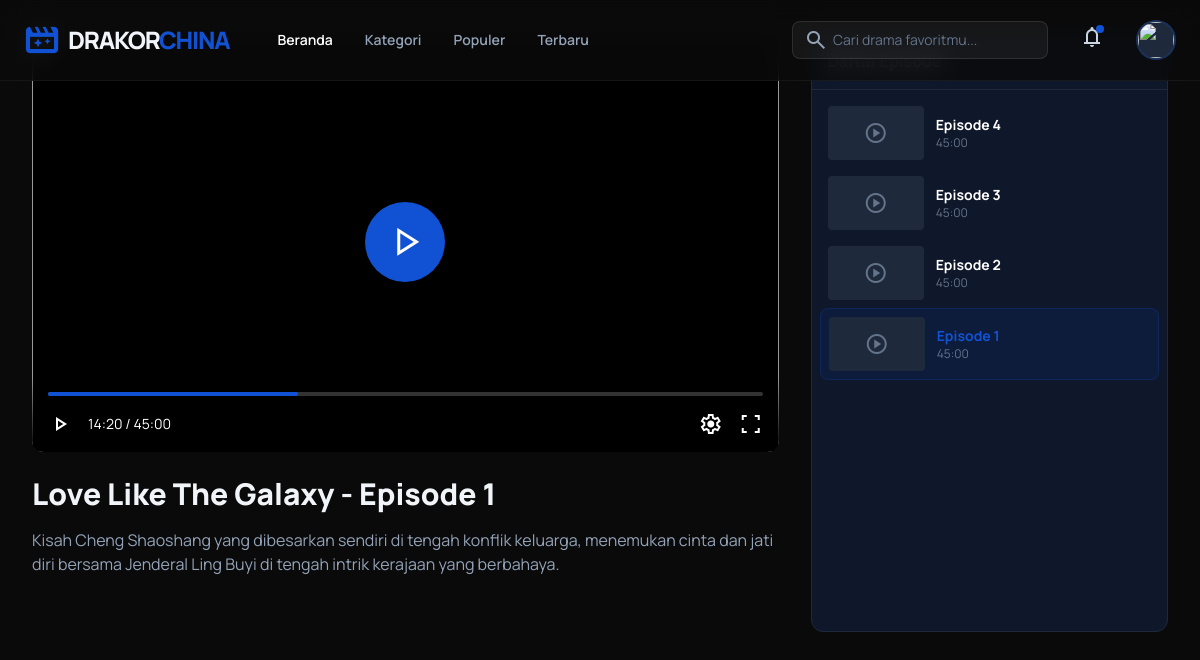
The page /watch.php?id=1&ep=1 on the database its author committed.
### tables this page shows
CREATE TABLE dramas (
    id INT AUTO_INCREMENT PRIMARY KEY,
    title VARCHAR(255) NOT NULL,
    description TEXT,
    release_year INT,
    rating DECIMAL(3,1),
    poster_url VARCHAR(500),
    banner_url VARCHAR(500),
    status VARCHAR(50),
    total_episodes INT,
    age_rating VARCHAR(10),
    is_trending BOOLEAN DEFAULT FALSE,
    created_at TIMESTAMP DEFAULT CURRENT_TIMESTAMP
);

CREATE TABLE episodes (
    id INT AUTO_INCREMENT PRIMARY KEY,
    drama_id INT,
    episode_number INT,
    title VARCHAR(255),
    video_url VARCHAR(500),
    thumbnail_url VARCHAR(500),
    duration VARCHAR(50),
    FOREIGN KEY (drama_id) REFERENCES dramas(id) ON DELETE CASCADE
);

### config/db.php (called while the page is built, shortened)
<?php
function e($string) {
    return htmlspecialchars($string, ENT_QUOTES, 'UTF-8');
}
?>

### watch.php (the view, shortened to what this page needs)
<?php
require_once 'config/db.php';
$id = $_GET['id'] ?? 0;
$current_ep = $_GET['ep'] ?? 1;
$stmt = $pdo->prepare("SELECT * FROM dramas WHERE id = ?");
$stmt->execute([$id]);
$drama = $stmt->fetch();
$stmt = $pdo->prepare("SELECT * FROM episodes WHERE drama_id = ? ORDER BY episode_number DESC");
$stmt->execute([$id]);
$episodes = $stmt->fetchAll();
include 'includes/header.php';
?>
<div class="min-h-screen bg-background-dark flex flex-col">
    <main class="flex-1 w-full max-w-[1440px] mx-auto p-4 lg:p-8 pt-24">
        <div class="grid grid-cols-1 lg:grid-cols-12 gap-8">
            <div class="lg:col-span-8 xl:col-span-9 space-y-6">
                <div class="aspect-video bg-black rounded-xl overflow-hidden relative group">
                    <div class="absolute inset-0 flex items-center justify-center">
                        <div class="w-20 h-20 bg-primary rounded-full flex items-center justify-center shadow-2xl cursor-pointer">
                            <span class="material-symbols-outlined text-5xl fill-1 text-white">play_arrow</span>
                        </div>
                    </div>
                    <div class="absolute bottom-0 w-full p-4 bg-gradient-to-t from-black to-transparent">
                        <div class="h-1 bg-white/20 rounded-full mb-4">
                            <div class="h-full w-[35%] bg-primary rounded-full"></div>
                        </div>
                        <div class="flex items-center justify-between text-white">
                            <div class="flex items-center gap-4"><span class="material-symbols-outlined">play_arrow</span> <span class="text-sm">14:20 / 45:00</span></div>
                            <div class="flex items-center gap-4"><span class="material-symbols-outlined">settings</span> <span class="material-symbols-outlined">fullscreen</span></div>
                        </div>
                    </div>
                </div>
                <div class="space-y-4">
                    <h1 class="text-3xl font-extrabold"><?php echo e($drama['title']); ?> - Episode <?php echo e($current_ep); ?></h1>
                    <p class="text-slate-400"><?php echo e($drama['description']); ?></p>
                </div>
            </div>
            <aside class="lg:col-span-4 xl:col-span-3">
                <div class="bg-slate-900 border border-slate-800 rounded-xl h-[600px] flex flex-col">
                    <div class="p-4 border-b border-slate-800">
                        <h3 class="font-bold">Daftar Episode</h3>
                    </div>
                    <div class="flex-1 overflow-y-auto custom-scrollbar p-2">
                        <?php foreach ($episodes as $ep): ?>
                        <a href="watch.php?id=<?php echo e($id); ?>&ep=<?php echo e($ep['episode_number']); ?>" class="flex items-center gap-3 p-2 rounded-lg cursor-pointer <?php echo $ep['episode_number'] == $current_ep ? 'bg-primary/10 border border-primary/20' : 'hover:bg-slate-800'; ?>">
                            <div class="w-24 aspect-video bg-slate-800 rounded overflow-hidden flex items-center justify-center">
                                <span class="material-symbols-outlined text-slate-500">play_circle</span>
                            </div>
                            <div>
                                <p class="text-sm font-bold <?php echo $ep['episode_number'] == $current_ep ? 'text-primary' : 'text-white'; ?>">Episode <?php echo e($ep['episode_number']); ?></p>
                                <p class="text-xs text-slate-500"><?php echo e($ep['duration']); ?></p>
                            </div>
                        </a>
                        <?php endforeach; ?>
                    </div>
                </div>
            </aside>
        </div>
    </main>
</div>
<?php include 'includes/footer.php'; ?>

### includes/header.php (shortened to what this page needs)
<!DOCTYPE html>
<html class="dark" lang="id">
<head>
    <script src="https://cdn.tailwindcss.com?plugins=forms,container-queries"></script>
    <script id="tailwind-config">
        tailwind.config = {
            darkMode: "class",
            theme: {
                extend: {
                    colors: {
                        "primary": "#1152d4",
                        "background-light": "#f6f6f8",
                        "background-dark": "#0a0a0a",
                        "card-dark": "#1e2636",
                        "accent-grey": "#92a4c9",
                    },
                    fontFamily: {
                        "display": ["Manrope", "sans-serif"]
                    },
                    borderRadius: {
                        "DEFAULT": "0.25rem",
                        "lg": "0.5rem",
                        "xl": "0.75rem",
                        "full": "9999px"
                    },
                },
            },
        }
    </script>
</head>
<body class="bg-background-light dark:bg-background-dark font-display text-slate-900 dark:text-slate-100 antialiased">
    <nav class="fixed top-0 w-full z-50 glass-nav border-b border-white/5">
        <div class="max-w-[1440px] mx-auto px-6 h-20 flex items-center justify-between">
            <div class="flex items-center gap-12">
                <a class="flex items-center gap-2 text-primary" href="index.php">
                    <span class="material-symbols-outlined text-4xl font-bold">movie_filter</span>
                    <span class="text-2xl font-extrabold tracking-tighter text-slate-100">DRAKOR<span class="text-primary">CHINA</span></span>
                </a>
                <div class="hidden md:flex items-center gap-8">
                    <a class="text-sm font-semibold hover:text-primary transition-colors text-white" href="index.php">Beranda</a>
                    <a class="text-sm font-semibold text-slate-400 hover:text-slate-100 transition-colors" href="category.php">Kategori</a>
                    <a class="text-sm font-semibold text-slate-400 hover:text-slate-100 transition-colors" href="search.php">Populer</a>
                    <a class="text-sm font-semibold text-slate-400 hover:text-slate-100 transition-colors" href="#">Terbaru</a>
                </div>
            </div>
            <div class="flex items-center gap-6">
                <form action="search.php" method="GET" class="relative group hidden lg:block">
                    <span class="material-symbols-outlined absolute left-3 top-1/2 -translate-y-1/2 text-slate-400 group-focus-within:text-primary transition-colors">search</span>
                    <input name="q" class="bg-white/5 border border-white/10 rounded-lg py-2 pl-10 pr-4 w-64 focus:w-80 focus:ring-1 focus:ring-primary focus:border-primary transition-all outline-none text-sm placeholder:text-slate-500" placeholder="Cari drama favoritmu..." type="text"/>
                </form>
                <button class="relative p-2 text-slate-300 hover:text-white transition-colors">
                    <span class="material-symbols-outlined">notifications</span>
                    <span class="absolute top-2 right-2 w-2 h-2 bg-primary rounded-full"></span>
                </button>
                <a href="profile.php" class="w-10 h-10 rounded-full bg-slate-800 border-2 border-primary/20 overflow-hidden cursor-pointer hover:border-primary transition-all">
                    <img class="w-full h-full object-cover" src="https://lh3.googleusercontent.com/aida-public/AB6AXuCniDXt6b3d3OAO6TjYfizZB7OKDfJBUu6kKQdxRMjZoEANXrLqJI9iHBeOukloKhQ4whNdNjFEIf-1kOoegnJPI4q1mFisHpiY3bSrqp1uiGIMWcfFJD8IBUfrV8m9JlVnQVq4L0dO43wyFs4_QlyXoKn-9QfVKNo1rR9PkTboli0vi1nmJueHU-azKq2OXH7MuqtYxQy-bMCprgiq8bFcQ285Ji5X80ADtJrCiRHd-SE6JyKTYupoNB_ZzKTpYUjaBXP_JLGus8Qt"/>
                </a>
            </div>
        </div>
    </nav>

### includes/footer.php (shortened to what this page needs)
</body>
</html>

### includes/header.php (style rules this page uses)
.glass-nav { background: rgba(10, 10, 10, 0.8); backdrop-filter: blur(12px); -webkit-backdrop-filter: blur(12px); }

### rows shown on the page
dramas: title "Love Like The Galaxy", description "Kisah Cheng Shaoshang yang dibesarkan sendiri di tengah konflik keluarga, menemukan cinta dan jati diri bersama Jenderal Ling Buyi di tengah intrik kerajaan yang berbahaya."
episodes: episode_number "4", duration "45:00"
episodes: episode_number "3", duration "45:00"
episodes: episode_number "2", duration "45:00"
episodes: episode_number "1", duration "45:00"

### other values the page prints
$current_ep "1"
